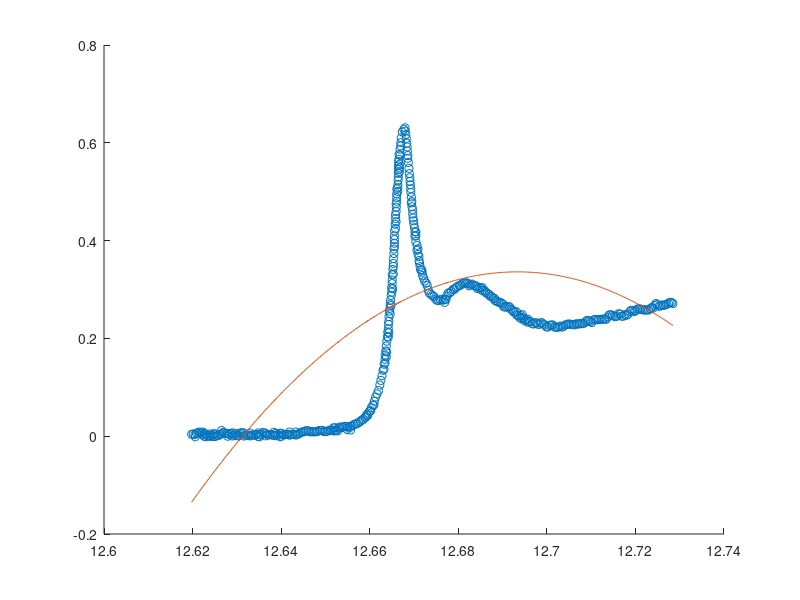

Here is the MATLAB script that generated this plot:
x = csvread('SeO4.csv');
coluna1 = x(:,1);
coluna2 = x(:,2);

c = 12.63;
sigma = 0.06;
k = 3;

pesos = exp(-((abs(coluna1-c)/sigma).^2));
tam_coluna1 = length(coluna1);
W = diag(pesos);
X = vander(coluna1);
X = X(:, tam_coluna1 - k : tam_coluna1);

aprox = ((X' * W * X) \ (X' * W * coluna2));

f = X*aprox;

aprox

hold 
plot(coluna1, coluna2, "o");
plot(coluna1, f, '-');
